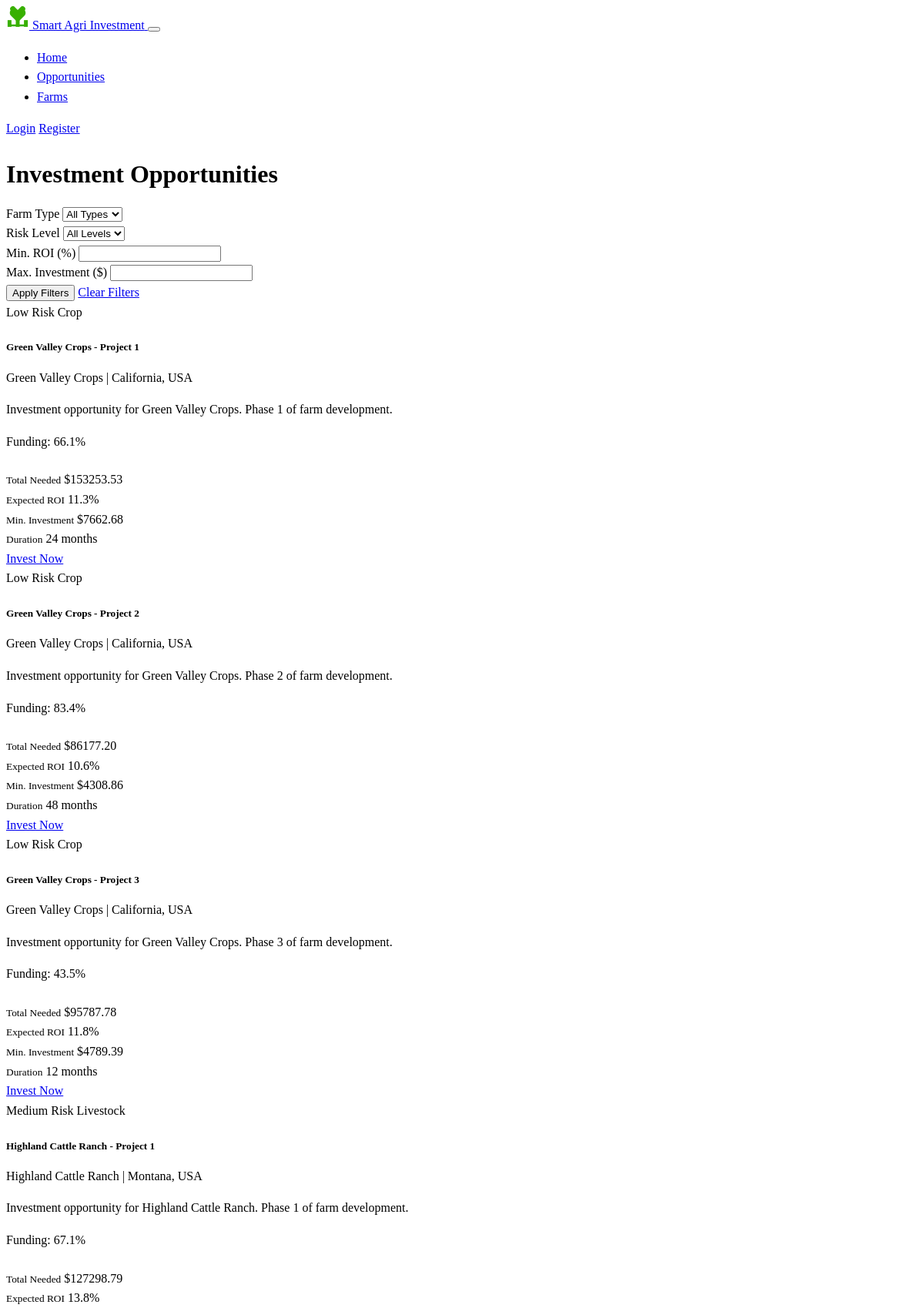
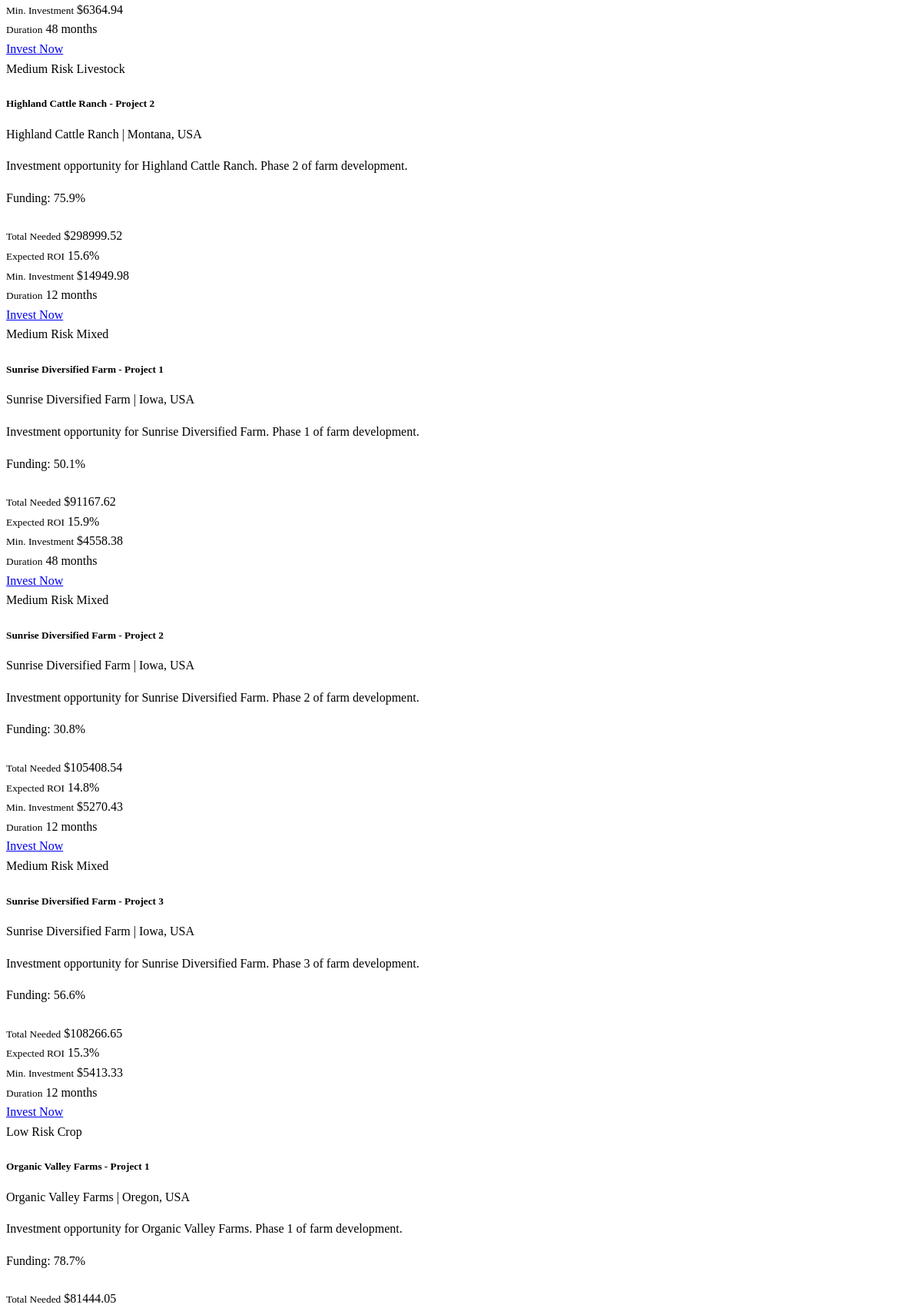
The page /opportunities (upper part) on the database its author committed (2 pictures, top to bottom).
### models.py (models this page shows, shortened)
class InvestmentOpportunity(db.Model):
    id = db.Column(db.Integer, primary_key=True)
    farm_id = db.Column(db.Integer, db.ForeignKey('farm.id'), nullable=False)
    title = db.Column(db.String(128), nullable=False)
    description = db.Column(db.Text)
    amount_needed = db.Column(db.Float, nullable=False)
    amount_raised = db.Column(db.Float, default=0.0)
    minimum_investment = db.Column(db.Float, default=0.0)
    expected_roi = db.Column(db.Float)  # Percentage
    duration_months = db.Column(db.Integer)  # Investment duration in months
    risk_level = db.Column(db.String(20))  # "Low", "Medium", "High"
    start_date = db.Column(db.Date)
    end_date = db.Column(db.Date)
    created_at = db.Column(db.DateTime, default=datetime.utcnow)
    status = db.Column(db.String(20), default="Open")  # "Open", "Closed", "Completed"
    investments = db.relationship('Investment', backref='opportunity', lazy='dynamic')
    def funding_percentage(self):
        if self.amount_needed == 0:
            return 0
        return (self.amount_raised / self.amount_needed) * 100

class Farm(db.Model):
    id = db.Column(db.Integer, primary_key=True)
    name = db.Column(db.String(128), nullable=False)
    location = db.Column(db.String(256))
    description = db.Column(db.Text)
    farm_type = db.Column(db.String(64))  # e.g., "Crop", "Livestock", "Mixed"
    size_hectares = db.Column(db.Float)
    established_date = db.Column(db.Date)
    created_at = db.Column(db.DateTime, default=datetime.utcnow)
    total_funding_needed = db.Column(db.Float, default=0.0)
    current_funding = db.Column(db.Float, default=0.0)
    expected_roi = db.Column(db.Float)  # Percentage
    risk_level = db.Column(db.String(20))  # "Low", "Medium", "High"
    yield_history = db.Column(db.Text)  # Stored as JSON string
    owner_id = db.Column(db.Integer, db.ForeignKey('user.id'))
    investment_opportunities = db.relationship('InvestmentOpportunity', backref='farm', lazy='dynamic')
    performance_data = db.relationship('FarmPerformance', backref='farm', lazy='dynamic')

### routes.py (the view)
@app.route('/opportunities')
def investment_opportunities():
    farm_type = request.args.get('farm_type')
    risk_level = request.args.get('risk_level')
    min_roi = request.args.get('min_roi', type=float)
    max_investment = request.args.get('max_investment', type=float)
    query = InvestmentOpportunity.query.filter_by(status="Open").join(Farm)
    if farm_type:
        query = query.filter(Farm.farm_type == farm_type)
    if risk_level:
        query = query.filter(InvestmentOpportunity.risk_level == risk_level)
    if min_roi:
        query = query.filter(InvestmentOpportunity.expected_roi >= min_roi)
    if max_investment:
        query = query.filter(InvestmentOpportunity.minimum_investment <= max_investment)
    opportunities = query.all()
    farm_types = db.session.query(Farm.farm_type).distinct().all()
    risk_levels = db.session.query(InvestmentOpportunity.risk_level).distinct().all()
    return render_template('investments/opportunities.html',
                          opportunities=opportunities,
                          farm_types=[ft[0] for ft in farm_types],
                          risk_levels=[rl[0] for rl in risk_levels])

### templates/investments/opportunities.html (shortened to what this page needs)
{% extends "base.html" %}
{% block content %}
<div class="container py-4">
    <h1 class="mb-4">Investment Opportunities</h1>
    <div class="card mb-4 border-0">
        <div class="card-body">
            <form method="GET" action="{{ url_for('investment_opportunities') }}">
                <div class="row g-3">
                    <div class="col-md-3">
                        <label for="farm_type" class="form-label">Farm Type</label>
                        <select class="form-select" id="farm_type" name="farm_type">
                            <option value="">All Types</option>
                        </select>
                    </div>
                    <div class="col-md-3">
                        <label for="risk_level" class="form-label">Risk Level</label>
                        <select class="form-select" id="risk_level" name="risk_level">
                            <option value="">All Levels</option>
                        </select>
                    </div>
                    <div class="col-md-3">
                        <label for="min_roi" class="form-label">Min. ROI (%)</label>
                        <input type="number" class="form-control" id="min_roi" name="min_roi" min="0" step="0.1" value="{{ request.args.get('min_roi', '') }}">
                    </div>
                    <div class="col-md-3">
                        <label for="max_investment" class="form-label">Max. Investment ($)</label>
                        <input type="number" class="form-control" id="max_investment" name="max_investment" min="0" step="100" value="{{ request.args.get('max_investment', '') }}">
                    </div>
                </div>
                <div class="d-flex justify-content-between mt-3">
                    <button type="submit" class="btn btn-success">Apply Filters</button>
                    <a href="{{ url_for('investment_opportunities') }}" class="btn btn-outline-secondary">Clear Filters</a>
                </div>
            </form>
        </div>
    </div>
    <div class="row g-4">
        {% if opportunities %}
            {% for opportunity in opportunities %}
            <div class="col-md-6 col-lg-4">
                <div class="card h-100 border-0 shadow-sm">
                    <div class="card-body">
                        <div class="d-flex justify-content-between align-items-start mb-2">
                            <span class="badge bg-{{ 'success' if opportunity.risk_level == 'Low' else 'warning' if opportunity.risk_level == 'Medium' else 'danger' }}">
                                {{ opportunity.risk_level }} Risk
                            </span>
                            <span class="badge bg-dark">{{ opportunity.farm.farm_type }}</span>
                        </div>
                        <h5 class="card-title">{{ opportunity.title }}</h5>
                        <p class="text-muted small mb-3">{{ opportunity.farm.name }} | {{ opportunity.farm.location }}</p>
                        <p class="card-text">{{ opportunity.description[:100] }}{% if opportunity.description|length > 100 %}...{% endif %}</p>
                        <div class="my-3">
                            <p class="mb-1 small">Funding: {{ "%.1f"|format(opportunity.funding_percentage()) }}%</p>
                            <div class="progress" style="height: 8px;">
                            </div>
                        </div>
                        <div class="row g-2 mb-3">
                            <div class="col-6">
                                <div class="bg-dark p-2 rounded">
                                    <small class="text-muted d-block">Total Needed</small>
                                    <span>${{ "%.2f"|format(opportunity.amount_needed) }}</span>
                                </div>
                            </div>
                            <div class="col-6">
                                <div class="bg-dark p-2 rounded">
                                    <small class="text-muted d-block">Expected ROI</small>
                                    <span class="text-success">{{ "%.1f"|format(opportunity.expected_roi) }}%</span>
                                </div>
                            </div>
                            <div class="col-6">
                                <div class="bg-dark p-2 rounded">
                                    <small class="text-muted d-block">Min. Investment</small>
                                    <span>${{ "%.2f"|format(opportunity.minimum_investment) }}</span>
                                </div>
                            </div>
                            <div class="col-6">
                                <div class="bg-dark p-2 rounded">
                                    <small class="text-muted d-block">Duration</small>
                                    <span>{{ opportunity.duration_months }} months</span>
                                </div>
                            </div>
                        </div>
                        <div class="d-grid">
                            <a href="{{ url_for('invest', opportunity_id=opportunity.id) }}" class="btn btn-success">Invest Now</a>
                        </div>
                    </div>
                </div>
            </div>
            {% endfor %}
        {% else %}
            <div class="col-12">
                <div class="alert alert-info">
                    <p class="mb-0">No investment opportunities match your search criteria. Please try different filters or check back later.</p>
                </div>
            </div>
        {% endif %}
    </div>
</div>
{% endblock %}

### static/css/custom.css (style rules this page uses)
:root { --agri-green: #38b000; --agri-green-light: rgba(56, 176, 0, 0.1); --agri-green-medium: rgba(56, 176, 0, 0.5); }
body { line-height: 1.6; }
h1, h2, h3, h4, h5, h6 { margin-bottom: 0.75rem; font-weight: 600; }
.card { transition: transform 0.2s ease, box-shadow 0.2s ease; overflow: hidden; }
.progress { overflow: visible; }

### rows shown on the page
InvestmentOpportunity: risk_level "Low", farm.farm_type "Crop", title "Green Valley Crops - Project 1", farm.name "Green Valley Crops", farm.location "California, USA", description "Investment opportunity for Green Valley Crops. Phase 1 of farm development.", funding_percentage "66.1", amount_needed "153253.53", expected_roi "11.3", minimum_investment "7662.68", duration_months "24"
InvestmentOpportunity: risk_level "Low", farm.farm_type "Crop", title "Green Valley Crops - Project 2", farm.name "Green Valley Crops", farm.location "California, USA", description "Investment opportunity for Green Valley Crops. Phase 2 of farm development.", funding_percentage "83.4", amount_needed "86177.20", expected_roi "10.6", minimum_investment "4308.86", duration_months "48"
InvestmentOpportunity: risk_level "Low", farm.farm_type "Crop", title "Green Valley Crops - Project 3", farm.name "Green Valley Crops", farm.location "California, USA", description "Investment opportunity for Green Valley Crops. Phase 3 of farm development.", funding_percentage "43.5", amount_needed "95787.78", expected_roi "11.8", minimum_investment "4789.39", duration_months "12"
InvestmentOpportunity: risk_level "Medium", farm.farm_type "Livestock", title "Highland Cattle Ranch - Project 1", farm.name "Highland Cattle Ranch", farm.location "Montana, USA", description "Investment opportunity for Highland Cattle Ranch. Phase 1 of farm development.", funding_percentage "67.1", amount_needed "127298.79", expected_roi "13.8", minimum_investment "6364.94", duration_months "48"
InvestmentOpportunity: risk_level "Medium", farm.farm_type "Livestock", title "Highland Cattle Ranch - Project 2", farm.name "Highland Cattle Ranch", farm.location "Montana, USA", description "Investment opportunity for Highland Cattle Ranch. Phase 2 of farm development.", funding_percentage "75.9", amount_needed "298999.52", expected_roi "15.6", minimum_investment "14949.98", duration_months "12"
InvestmentOpportunity: risk_level "Medium", farm.farm_type "Mixed", title "Sunrise Diversified Farm - Project 1", farm.name "Sunrise Diversified Farm", farm.location "Iowa, USA", description "Investment opportunity for Sunrise Diversified Farm. Phase 1 of farm development.", funding_percentage "50.1", amount_needed "91167.62", expected_roi "15.9", minimum_investment "4558.38", duration_months "48"
InvestmentOpportunity: risk_level "Medium", farm.farm_type "Mixed", title "Sunrise Diversified Farm - Project 2", farm.name "Sunrise Diversified Farm", farm.location "Iowa, USA", description "Investment opportunity for Sunrise Diversified Farm. Phase 2 of farm development.", funding_percentage "30.8", amount_needed "105408.54", expected_roi "14.8", minimum_investment "5270.43", duration_months "12"
InvestmentOpportunity: risk_level "Medium", farm.farm_type "Mixed", title "Sunrise Diversified Farm - Project 3", farm.name "Sunrise Diversified Farm", farm.location "Iowa, USA", description "Investment opportunity for Sunrise Diversified Farm. Phase 3 of farm development.", funding_percentage "56.6", amount_needed "108266.65", expected_roi "15.3", minimum_investment "5413.33", duration_months "12"
InvestmentOpportunity: risk_level "Low", farm.farm_type "Crop", title "Organic Valley Farms - Project 1", farm.name "Organic Valley Farms", farm.location "Oregon, USA", description "Investment opportunity for Organic Valley Farms. Phase 1 of farm development.", funding_percentage "78.7", amount_needed "81444.05"
